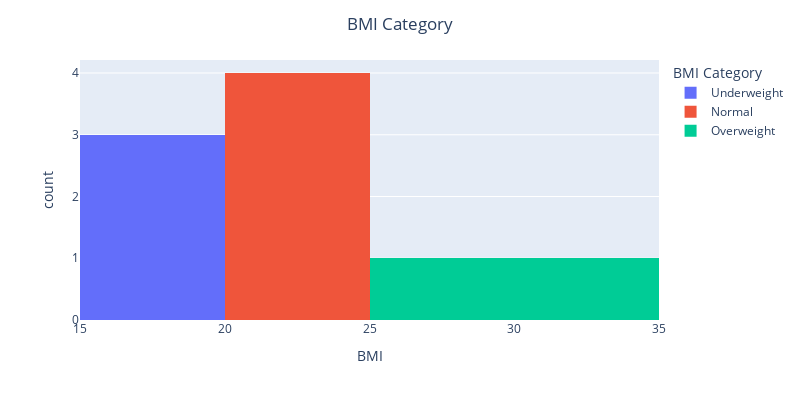

Source (notebook cell):
### Code cell
# plot the histogram
fig = px.histogram(df, x='BMI', color='BMI Category', nbins=4, width=800, height=400)

# show the bmi category
fig.update_layout(barmode='overlay')

# set the title
fig.update_layout(title='BMI Category', title_x=0.5)

# show the plot
fig.show()

### Figure 1 — Plotly figure (JSON) as saved in the notebook; plotly's stock layout.template omitted (floating-point values rounded to 4 significant figures)
{"data": [{"alignmentgroup": "True", "bingroup": "x", "hovertemplate": "BMI Category=Underweight<br>BMI=%{x}<br>count=%{y}<extra></extra>", "legendgroup": "Underweight", "marker": {"color": "#636efa", "pattern": {"shape": ""}}, "name": "Underweight", "nbinsx": 4, "offsetgroup": "Underweight", "orientation": "v", "showlegend": true, "type": "histogram", "x": [18.37, 17.58, 16.65], "xaxis": "x", "yaxis": "y"}, {"alignmentgroup": "True", "bingroup": "x", "hovertemplate": "BMI Category=Normal<br>BMI=%{x}<br>count=%{y}<extra></extra>", "legendgroup": "Normal", "marker": {"color": "#EF553B", "pattern": {"shape": ""}}, "name": "Normal", "nbinsx": 4, "offsetgroup": "Normal", "orientation": "v", "showlegend": true, "type": "histogram", "x": [21.6, 20.76, 21.22, 21.91], "xaxis": "x", "yaxis": "y"}, {"alignmentgroup": "True", "bingroup": "x", "hovertemplate": "BMI Category=Overweight<br>BMI=%{x}<br>count=%{y}<extra></extra>", "legendgroup": "Overweight", "marker": {"color": "#00cc96", "pattern": {"shape": ""}}, "name": "Overweight", "nbinsx": 4, "offsetgroup": "Overweight", "orientation": "v", "showlegend": true, "type": "histogram", "x": [31.25, 25.71], "xaxis": "x", "yaxis": "y"}], "layout": {"barmode": "overlay", "height": 400, "legend": {"title": {"text": "BMI Category"}, "tracegroupgap": 0}, "margin": {"t": 60}, "title": {"text": "BMI Category", "x": 0.5}, "width": 800, "xaxis": {"anchor": "y", "domain": [0, 1], "title": {"text": "BMI"}}, "yaxis": {"anchor": "x", "domain": [0, 1], "title": {"text": "count"}}}}
